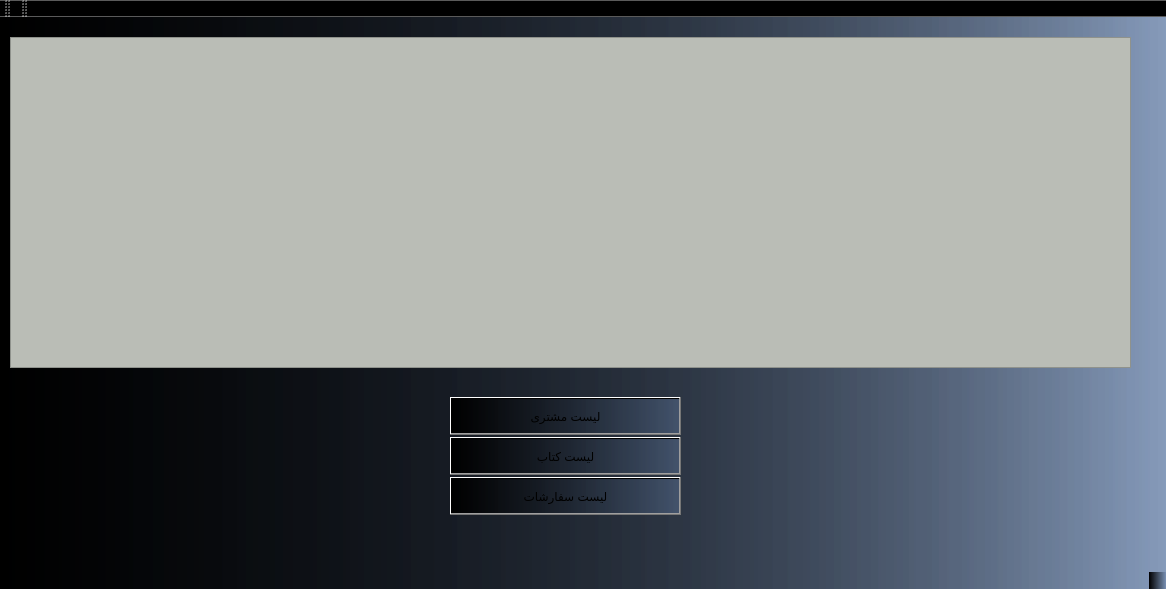
<?xml version="1.0" encoding="UTF-8"?>
<ui version="4.0">
 <class>MainWindow</class>
 <widget class="QMainWindow" name="MainWindow">
  <property name="geometry">
   <rect>
    <x>0</x>
    <y>0</y>
    <width>1166</width>
    <height>589</height>
   </rect>
  </property>
  <property name="windowTitle">
   <string>book store</string>
  </property>
  <property name="toolTip">
   <string>&lt;html&gt;&lt;head/&gt;&lt;body&gt;&lt;p&gt;&lt;br/&gt;&lt;/p&gt;&lt;/body&gt;&lt;/html&gt;</string>
  </property>
  <property name="whatsThis">
   <string>&lt;html&gt;&lt;head/&gt;&lt;body&gt;&lt;p&gt;&lt;br/&gt;&lt;/p&gt;&lt;p&gt;&lt;br/&gt;&lt;/p&gt;&lt;/body&gt;&lt;/html&gt;</string>
  </property>
  <property name="autoFillBackground">
   <bool>false</bool>
  </property>
  <property name="styleSheet">
   <string notr="true">background-color:
qlineargradient(spread:pad, x1:0, y1:0, x2:1, y2:0, stop:0 rgba(0, 0, 0, 255), stop:1 rgb(100, 127, 168, 100))</string>
  </property>
  <widget class="QWidget" name="centralWidget">
   <widget class="QPushButton" name="pushButton">
    <property name="geometry">
     <rect>
      <x>450</x>
      <y>380</y>
      <width>231</width>
      <height>38</height>
     </rect>
    </property>
    <property name="text">
     <string>لیست مشتری</string>
    </property>
   </widget>
   <widget class="QTableWidget" name="tableWidget">
    <property name="geometry">
     <rect>
      <x>10</x>
      <y>20</y>
      <width>1121</width>
      <height>331</height>
     </rect>
    </property>
    <property name="autoFillBackground">
     <bool>false</bool>
    </property>
    <property name="styleSheet">
     <string notr="true">background-color:
rgb(186, 189, 182)</string>
    </property>
   </widget>
   <widget class="QPushButton" name="pushButton_2">
    <property name="geometry">
     <rect>
      <x>450</x>
      <y>420</y>
      <width>231</width>
      <height>38</height>
     </rect>
    </property>
    <property name="text">
     <string>لیست کتاب</string>
    </property>
   </widget>
   <widget class="QPushButton" name="pushButton_3">
    <property name="geometry">
     <rect>
      <x>450</x>
      <y>460</y>
      <width>231</width>
      <height>38</height>
     </rect>
    </property>
    <property name="text">
     <string>لیست سفارشات</string>
    </property>
   </widget>
  </widget>
  <widget class="QMenuBar" name="menuBar">
   <property name="geometry">
    <rect>
     <x>0</x>
     <y>0</y>
     <width>1166</width>
     <height>34</height>
    </rect>
   </property>
  </widget>
  <widget class="QToolBar" name="mainToolBar">
   <attribute name="toolBarArea">
    <enum>TopToolBarArea</enum>
   </attribute>
   <attribute name="toolBarBreak">
    <bool>false</bool>
   </attribute>
  </widget>
  <widget class="QStatusBar" name="statusBar"/>
  <widget class="QToolBar" name="toolBar">
   <property name="windowTitle">
    <string>toolBar</string>
   </property>
   <attribute name="toolBarArea">
    <enum>TopToolBarArea</enum>
   </attribute>
   <attribute name="toolBarBreak">
    <bool>false</bool>
   </attribute>
  </widget>
 </widget>
 <layoutdefault spacing="6" margin="11"/>
 <resources/>
 <connections/>
</ui>
